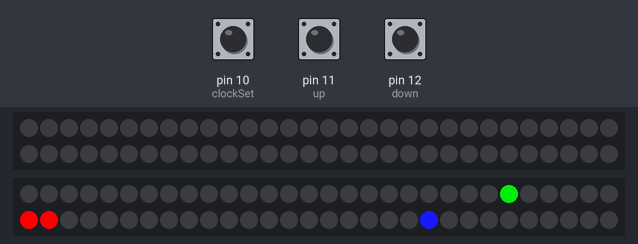
A sketch run on a simulated Arduino Uno, built with avr-gcc and run on an emulated ATmega328P. Parts: 2 × 60 RGB LEDs in strip order, left to right, continuing on the next row. The test bench sets the inputs (shaded band); at power-on: pin 11 (up) LOW, pin 10 (clockSet) LOW, pin 12 (down) LOW. Dim RGB values are drawn brighter than linear; the local clock reads 2024-03-15 10:24:30 at power-on unless the sketch sets it.

Above: at 1.2 s.
1.3 s: pin 11 (up) pulled HIGH for 0.15 s
At 1.81 s:
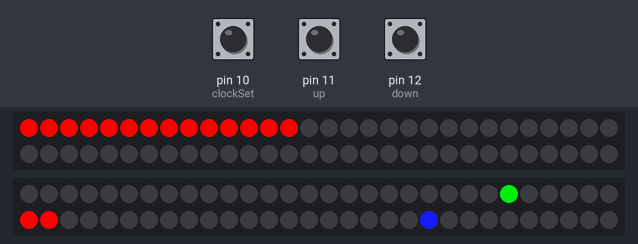
At 3.32 s:
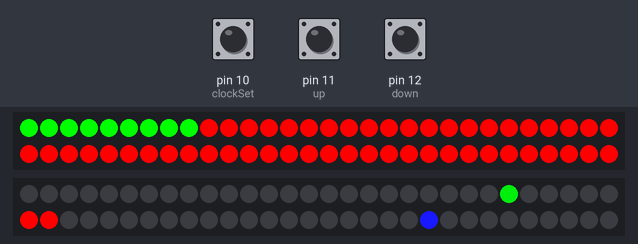
7.9 s: pin 10 (clockSet) pulled HIGH for 3.2 s
At 11.26 s:
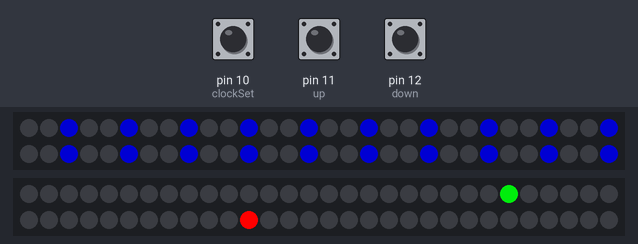

Measured:
- after the input at 1.3 s, the LEDs: first change after 0.06 s (image 1 shows a later state)

The sketch:

clocksourcecode.ino
```cpp
#include <Adafruit_NeoPixel.h>
#include <stdio.h>
#include <DS1302.h>

#ifdef __AVR__
#include <avr/power.h>
#endif

#define PIN            8
#define NUMPIXELS      60
Adafruit_NeoPixel pixels = Adafruit_NeoPixel(NUMPIXELS, PIN, NEO_GRB + NEO_KHZ800);
Adafruit_NeoPixel strip = Adafruit_NeoPixel(60, PIN, NEO_GRB + NEO_KHZ800);
namespace {


byte yhor;
byte ymin;
byte hor;
byte min;
byte sec;
byte kontrol=0;
 const int kCePin   = 5;  // Chip Enable
const int kIoPin   = 6;  // Input/Output
const int kSclkPin = 7;  // Serial Clock

DS1302 rtc(kCePin, kIoPin, kSclkPin);


}

void printTime() {
  // Get the current time and date from the chip.
  Time t = rtc.time();
  hor=t.hr;
  min=t.min;
  sec=t.sec;
  if(hor>=12){hor=hor-12;}
  pixels.setPixelColor(5*hor, pixels.Color(25,25,255));
  pixels.setPixelColor(min, pixels.Color(0,200,10));
  pixels.setPixelColor(sec, pixels.Color(255,0,0));

  pixels.show();

  pixels.show();
  if(sec==0)
   {
    pixels.setPixelColor(min-1, pixels.Color(0,0,0));
    pixels.setPixelColor(min, pixels.Color(0,200,10));
     pixels.show();
    for(int i=1;i<60;i++)
      {
    pixels.setPixelColor(i, pixels.Color(0,0,0));
      }
    }

   if(min==0)
  {
    pixels.setPixelColor(59, pixels.Color(0,0,0));
    }
}


void animasyon()
{
  colorWipe(strip.Color(255, 0, 0), 25); // Red
  colorWipe(strip.Color(0, 255, 0), 25); // Green
  colorWipe(strip.Color(0, 0, 255), 25);
  theaterChase(strip.Color(127, 127, 127), 50); // White
  theaterChase(strip.Color(127, 0, 0), 50); // Red
  theaterChase(strip.Color(0, 0, 127), 50);
  for(int i=1;i<60;i++)
      {
    pixels.setPixelColor(i, pixels.Color(0,0,0));
      }

 }
 void colorWipe(uint32_t c, uint8_t wait) {
  for(uint16_t i=0; i<strip.numPixels(); i++) {
    strip.setPixelColor(i, c);
    strip.show();
    delay(wait);
  }
}
  void theaterChase(uint32_t c, uint8_t wait) {
  for (int j=0; j<10; j++) {  //do 10 cycles of chasing
    for (int q=0; q < 3; q++) {
      for (uint16_t i=0; i < strip.numPixels(); i=i+3) {
        strip.setPixelColor(i+q, c);    //turn every third pixel on
      }
      strip.show();

      delay(wait);

      for (uint16_t i=0; i < strip.numPixels(); i=i+3) {
        strip.setPixelColor(i+q, 0);        //turn every third pixel off
      }
    }
  }
}


  void Setti()
  {
 //kontrol=0;
    hor=yhor;
    min=ymin;
     Time t(2018, 2, 23,yhor, ymin, 0, Time::kFriday);
    rtc.time(t);

    }


 int clockSet =10;
 int up=11;
 int down=12;
void setup() {
  Serial.begin(9600);
#if defined (__AVR_ATtiny85__)
  if (F_CPU == 16000000) clock_prescale_set(clock_div_1);
#endif
strip.begin();
  strip.show();
pixels.begin();

pinMode( clockSet,INPUT);


  rtc.writeProtect(false);
  rtc.halt(false);
}

void loop() {
  if (kontrol==1)
  {
    pixels.setPixelColor(5*yhor, pixels.Color(25,25,255));
    pixels.show();
  delay(100);
  pixels.setPixelColor(5*yhor, pixels.Color(0,0,0));
  pixels.show();
  delay(100);
if (digitalRead(up)==HIGH)
{
  yhor++;
  while(digitalRead(up)==HIGH);
  if(yhor==12){yhor=0;}
}
if (digitalRead(down)==HIGH)
{
  yhor--;
  while(digitalRead(down)==HIGH);
  if(yhor==255){yhor=11;}
}

  pixels.setPixelColor(5*yhor, pixels.Color(25,25,255));
  pixels.show();
  delay(100);
  pixels.setPixelColor(5*yhor, pixels.Color(0,0,0));
  pixels.show();
  delay(100);
  Setti();
  if(digitalRead(clockSet)==HIGH)
  {
  while(digitalRead(clockSet)==HIGH)
  { pixels.setPixelColor(kontrol, pixels.Color(255,255,255));
   pixels.show();
   }
   pixels.setPixelColor(kontrol, pixels.Color(0,0,0));
   pixels.show();
   kontrol++;
   yhor=hor;ymin=min;}

    }
 if (kontrol==2)
  {
    if(digitalRead(clockSet)==HIGH)
  {
    kontrol++;
  while(digitalRead(clockSet)==HIGH)
  {    }

   yhor=hor;ymin=min;
   }

  if (digitalRead(up)==HIGH)
{
  ymin++;
  while(digitalRead(up)==HIGH);
  if(ymin==60){yhor=0;}
}
if (digitalRead(down)==HIGH)
{
  ymin--;
  while(digitalRead(down)==HIGH);
  if(ymin==255){ymin=59;}
}
  pixels.setPixelColor(ymin, pixels.Color(0,205,10));
  pixels.show();
  Setti();
  delay(100);
  pixels.setPixelColor(ymin, pixels.Color(0,0,0));
     pixels.show();
     delay(100);
    }
  if (kontrol==3)
  {
    kontrol=0;
     Setti();
  }
  while (kontrol==0)
  {
    if(digitalRead(up)==HIGH)
  {
    animasyon ();
  }
    if(digitalRead(clockSet)==HIGH)
  {
    kontrol++;
  while(digitalRead(clockSet)==HIGH);
  yhor=hor;ymin=min;}
  printTime();
  }
}
```
